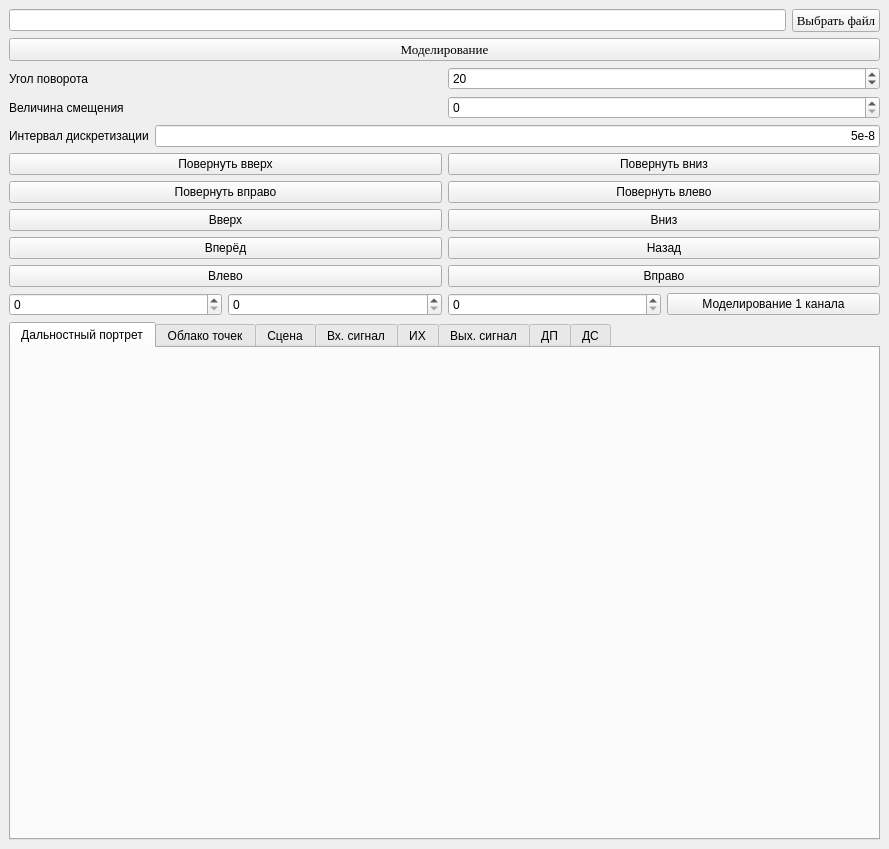
<?xml version="1.0" encoding="UTF-8"?>
<ui version="4.0">
 <class>MainWindow</class>
 <widget class="QMainWindow" name="MainWindow">
  <property name="geometry">
   <rect>
    <x>0</x>
    <y>0</y>
    <width>889</width>
    <height>849</height>
   </rect>
  </property>
  <property name="font">
   <font>
    <pointsize>9</pointsize>
   </font>
  </property>
  <property name="windowTitle">
   <string>Lidar</string>
  </property>
  <widget class="QWidget" name="centralwidget">
   <layout class="QVBoxLayout" name="verticalLayout_3">
    <item>
     <layout class="QVBoxLayout" name="verticalLayout_2">
      <item>
       <layout class="QVBoxLayout" name="verticalLayout">
        <item>
         <layout class="QGridLayout" name="gridLayout">
          <item row="1" column="1">
           <widget class="QLineEdit" name="lineEdit"/>
          </item>
          <item row="1" column="2">
           <widget class="QPushButton" name="openfileButton">
            <property name="font">
             <font>
              <family>Times New Roman</family>
              <pointsize>10</pointsize>
             </font>
            </property>
            <property name="text">
             <string>Выбрать файл</string>
            </property>
           </widget>
          </item>
          <item row="2" column="1" colspan="2">
           <widget class="QPushButton" name="modelingButton">
            <property name="font">
             <font>
              <family>Times New Roman</family>
              <pointsize>10</pointsize>
             </font>
            </property>
            <property name="text">
             <string>Моделирование</string>
            </property>
           </widget>
          </item>
         </layout>
        </item>
       </layout>
      </item>
      <item>
       <layout class="QHBoxLayout" name="horizontalLayout_7">
        <item>
         <widget class="QLabel" name="label_2">
          <property name="text">
           <string>Угол поворота</string>
          </property>
         </widget>
        </item>
        <item>
         <widget class="QSpinBox" name="spinBox_angle">
          <property name="maximum">
           <number>360</number>
          </property>
          <property name="singleStep">
           <number>10</number>
          </property>
          <property name="value">
           <number>20</number>
          </property>
         </widget>
        </item>
       </layout>
      </item>
      <item>
       <layout class="QHBoxLayout" name="horizontalLayout_6">
        <item>
         <widget class="QLabel" name="label">
          <property name="text">
           <string>Величина смещения</string>
          </property>
         </widget>
        </item>
        <item>
         <widget class="QSpinBox" name="spinBox_distance">
          <property name="maximum">
           <number>1000</number>
          </property>
          <property name="singleStep">
           <number>10</number>
          </property>
         </widget>
        </item>
       </layout>
      </item>
      <item>
       <layout class="QHBoxLayout" name="horizontalLayout_10">
        <item>
         <widget class="QLabel" name="label_4">
          <property name="text">
           <string>Интервал дискретизации</string>
          </property>
         </widget>
        </item>
        <item>
         <widget class="QLineEdit" name="lineEdit_2">
          <property name="text">
           <string>5e-8</string>
          </property>
          <property name="alignment">
           <set>Qt::AlignRight|Qt::AlignTrailing|Qt::AlignVCenter</set>
          </property>
         </widget>
        </item>
       </layout>
      </item>
      <item>
       <layout class="QHBoxLayout" name="horizontalLayout_4">
        <item>
         <widget class="QPushButton" name="rotate_upButton">
          <property name="text">
           <string>Повернуть вверх</string>
          </property>
         </widget>
        </item>
        <item>
         <widget class="QPushButton" name="rotate_downButton">
          <property name="text">
           <string>Повернуть вниз</string>
          </property>
         </widget>
        </item>
       </layout>
      </item>
      <item>
       <layout class="QHBoxLayout" name="horizontalLayout_5">
        <item>
         <widget class="QPushButton" name="rotate_rightButton">
          <property name="text">
           <string>Повернуть вправо</string>
          </property>
         </widget>
        </item>
        <item>
         <widget class="QPushButton" name="rotate_leftButton">
          <property name="text">
           <string>Повернуть влево</string>
          </property>
         </widget>
        </item>
       </layout>
      </item>
      <item>
       <layout class="QHBoxLayout" name="horizontalLayout_2">
        <item>
         <widget class="QPushButton" name="upButton">
          <property name="text">
           <string>Вверх</string>
          </property>
         </widget>
        </item>
        <item>
         <widget class="QPushButton" name="downButton">
          <property name="text">
           <string>Вниз</string>
          </property>
         </widget>
        </item>
       </layout>
      </item>
      <item>
       <layout class="QHBoxLayout" name="horizontalLayout_3">
        <item>
         <widget class="QPushButton" name="forwardButton">
          <property name="text">
           <string>Вперёд</string>
          </property>
         </widget>
        </item>
        <item>
         <widget class="QPushButton" name="backwardButton">
          <property name="text">
           <string>Назад</string>
          </property>
         </widget>
        </item>
       </layout>
      </item>
      <item>
       <layout class="QHBoxLayout" name="horizontalLayout">
        <item>
         <widget class="QPushButton" name="leftButton">
          <property name="text">
           <string>Влево</string>
          </property>
         </widget>
        </item>
        <item>
         <widget class="QPushButton" name="rightButton">
          <property name="text">
           <string>Вправо</string>
          </property>
         </widget>
        </item>
       </layout>
      </item>
     </layout>
    </item>
    <item>
     <layout class="QHBoxLayout" name="horizontalLayout_9">
      <item>
       <widget class="QSpinBox" name="spinBox_chanel_v"/>
      </item>
      <item>
       <widget class="QSpinBox" name="spinBox_chanel_h"/>
      </item>
      <item>
       <widget class="QSpinBox" name="spinBox">
        <property name="maximum">
         <number>99999</number>
        </property>
       </widget>
      </item>
      <item>
       <widget class="QPushButton" name="single_chanelButton">
        <property name="text">
         <string>Моделирование 1 канала</string>
        </property>
       </widget>
      </item>
     </layout>
    </item>
    <item>
     <widget class="QTabWidget" name="tabWidget">
      <property name="currentIndex">
       <number>0</number>
      </property>
      <widget class="QWidget" name="tab_5">
       <attribute name="title">
        <string>Дальностный портрет</string>
       </attribute>
       <widget class="QWidget" name="verticalLayoutWidget">
        <property name="geometry">
         <rect>
          <x>0</x>
          <y>0</y>
          <width>701</width>
          <height>421</height>
         </rect>
        </property>
        <layout class="QVBoxLayout" name="verticalLayout_4"/>
       </widget>
      </widget>
      <widget class="QWidget" name="tab_6">
       <attribute name="title">
        <string>Облако точек</string>
       </attribute>
       <widget class="QWidget" name="verticalLayoutWidget_2">
        <property name="geometry">
         <rect>
          <x>0</x>
          <y>0</y>
          <width>691</width>
          <height>431</height>
         </rect>
        </property>
        <layout class="QVBoxLayout" name="verticalLayout_5"/>
       </widget>
      </widget>
      <widget class="QWidget" name="tab_7">
       <attribute name="title">
        <string>Сцена</string>
       </attribute>
       <widget class="QWidget" name="verticalLayoutWidget_3">
        <property name="geometry">
         <rect>
          <x>0</x>
          <y>0</y>
          <width>691</width>
          <height>431</height>
         </rect>
        </property>
        <layout class="QVBoxLayout" name="verticalLayout_6"/>
       </widget>
      </widget>
      <widget class="QWidget" name="tab">
       <attribute name="title">
        <string>Вх. сигнал</string>
       </attribute>
       <widget class="QWidget" name="verticalLayoutWidget_4">
        <property name="geometry">
         <rect>
          <x>0</x>
          <y>0</y>
          <width>691</width>
          <height>421</height>
         </rect>
        </property>
        <layout class="QVBoxLayout" name="verticalLayout_7"/>
       </widget>
      </widget>
      <widget class="QWidget" name="tab_2">
       <attribute name="title">
        <string>ИХ</string>
       </attribute>
       <widget class="QWidget" name="verticalLayoutWidget_5">
        <property name="geometry">
         <rect>
          <x>0</x>
          <y>0</y>
          <width>711</width>
          <height>421</height>
         </rect>
        </property>
        <layout class="QVBoxLayout" name="verticalLayout_8"/>
       </widget>
      </widget>
      <widget class="QWidget" name="tab_3">
       <attribute name="title">
        <string>Вых. сигнал</string>
       </attribute>
       <widget class="QWidget" name="verticalLayoutWidget_6">
        <property name="geometry">
         <rect>
          <x>0</x>
          <y>0</y>
          <width>691</width>
          <height>431</height>
         </rect>
        </property>
        <layout class="QVBoxLayout" name="verticalLayout_9"/>
       </widget>
      </widget>
      <widget class="QWidget" name="tab_4">
       <attribute name="title">
        <string>ДП</string>
       </attribute>
       <widget class="QWidget" name="verticalLayoutWidget_7">
        <property name="geometry">
         <rect>
          <x>0</x>
          <y>0</y>
          <width>691</width>
          <height>421</height>
         </rect>
        </property>
        <layout class="QVBoxLayout" name="verticalLayout_10"/>
       </widget>
      </widget>
      <widget class="QWidget" name="tab_8">
       <attribute name="title">
        <string>ДС</string>
       </attribute>
       <widget class="QWidget" name="verticalLayoutWidget_8">
        <property name="geometry">
         <rect>
          <x>0</x>
          <y>0</y>
          <width>641</width>
          <height>441</height>
         </rect>
        </property>
        <layout class="QVBoxLayout" name="verticalLayout_11"/>
       </widget>
       <widget class="QWidget" name="verticalLayoutWidget_9">
        <property name="geometry">
         <rect>
          <x>650</x>
          <y>10</y>
          <width>201</width>
          <height>301</height>
         </rect>
        </property>
        <layout class="QVBoxLayout" name="verticalLayout_12">
         <item>
          <widget class="QPushButton" name="getallout_Button">
           <property name="text">
            <string>Собрать данные</string>
           </property>
          </widget>
         </item>
         <item>
          <spacer name="verticalSpacer_2">
           <property name="orientation">
            <enum>Qt::Vertical</enum>
           </property>
           <property name="sizeHint" stdset="0">
            <size>
             <width>20</width>
             <height>40</height>
            </size>
           </property>
          </spacer>
         </item>
         <item>
          <widget class="QPushButton" name="pluschanel_Button">
           <property name="text">
            <string>+1 канал</string>
           </property>
          </widget>
         </item>
         <item>
          <widget class="QPushButton" name="minuschanel_Button">
           <property name="text">
            <string>-1 канал</string>
           </property>
          </widget>
         </item>
         <item>
          <spacer name="verticalSpacer">
           <property name="orientation">
            <enum>Qt::Vertical</enum>
           </property>
           <property name="sizeHint" stdset="0">
            <size>
             <width>20</width>
             <height>40</height>
            </size>
           </property>
          </spacer>
         </item>
         <item>
          <widget class="QLabel" name="label_3">
           <property name="text">
            <string>Выбрать канал</string>
           </property>
          </widget>
         </item>
         <item>
          <widget class="QSpinBox" name="chanelR_spinBox">
           <property name="maximum">
            <number>999</number>
           </property>
          </widget>
         </item>
         <item>
          <widget class="QPushButton" name="chanelR_Button">
           <property name="text">
            <string>Выбрать канал</string>
           </property>
          </widget>
         </item>
        </layout>
       </widget>
      </widget>
     </widget>
    </item>
   </layout>
  </widget>
 </widget>
 <resources/>
 <connections/>
</ui>
